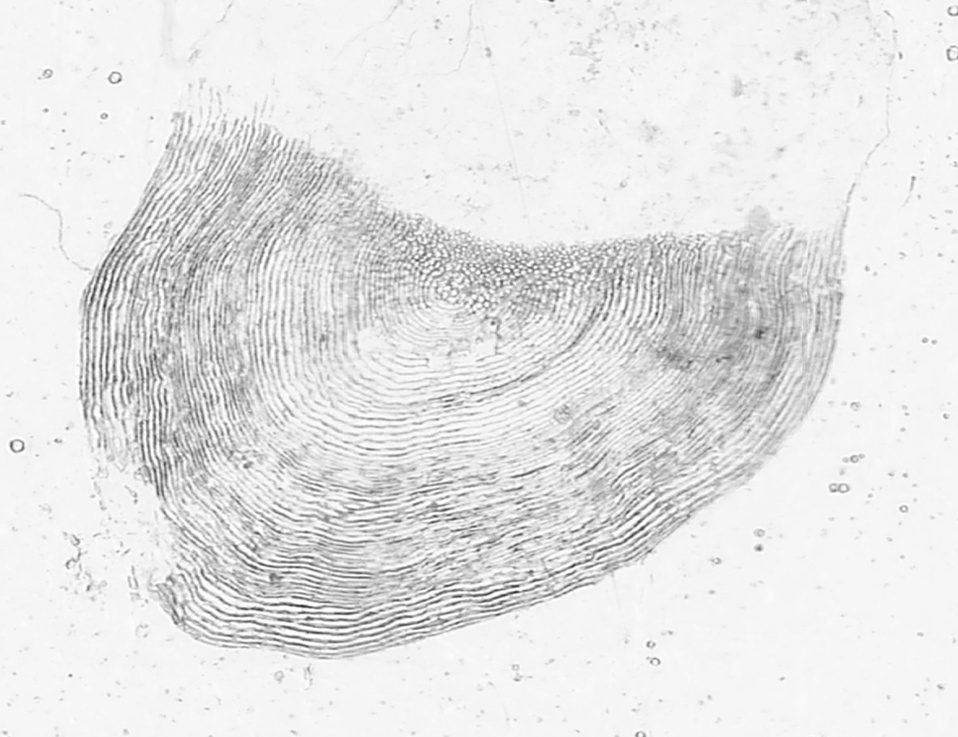
#> input picture dataset/image/raw/uroko20181a4.jpg, 958 x 737 px, shrunk from 2080 x 1600 before the run
$ python data_proc.py ../dataset/image/raw/uroko20181a4.jpg
#> lines starting #> are read from the running program, lines starting #| are printed output that depends on the picture
import glob
import sys,os
from PIL import Image
import numpy as np
import cv2
from natsort import natsorted

def image_cut(file_name,h_split,w_split,count):

#> called with file_name = '../dataset/image/raw/uroko20181a4.jpg', h_split = 13, w_split = 10, count = 1
    img=Image.open(file_name)
#> img is the input picture: PIL image 958x737 L; min 46, max 255, mean 229.4
    box=(0,0,img.width,img.height)
#> box = (0, 0, 958, 737)
    region=img.crop(box)
    subregion=[]

    #Size acquisition for each division
    ds_w=float(img.width)/h_split
#> ds_w = 73.69
    ds_h=float(img.height)/w_split
#> ds_h = 73.7

    for i in range(h_split):
        #Specify the position of both sides of the split
        wmin=int(ds_w*i)
        wmax=int(ds_w*(i+1))
        for j in range(w_split):
            hmin=int(ds_h*j)
            hmax=int(ds_h*(j+1))
            #Create a box with the obtained data
            box=(wmin,hmin,wmax,hmax)
            subregion.append(region.crop(box))
#> after the loop, subregion = 130 items

    path_split=file_name.split("/")
    tmp=path_split[-1].split("-")
    print(tmp[0])
    filename_img=os.path.splitext(os.path.basename(file_name))[0]
    img_dir="../dataset/patching/"+filename_img
    os.makedirs(img_dir,exist_ok=True)
    for num in range(int(h_split*w_split)):
        output_filename=img_dir+"/"+str(count)+"-"+str(num+1)+"-"+tmp[0]
        print(output_filename)
        subregion[num].save(output_filename)
#> this loop made 130 passes
#> pass 1, in image_cut, `subregion[num].save(output_filename)`:
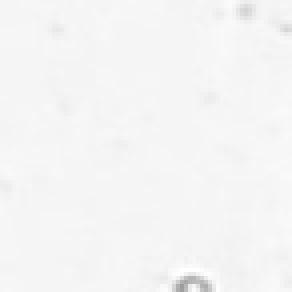
#> saved as 1-1-uroko20181a4.jpg: PIL image 73x73 L (shown 4 times larger); min 156, max 255, mean 244.7
#> pass 2, in image_cut, `subregion[num].save(output_filename)`:
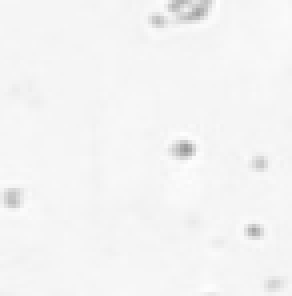
#> saved as 1-2-uroko20181a4.jpg: PIL image 73x74 L (shown 4 times larger); min 151, max 254, mean 244.1

args = sys.argv
file_path=args[1]
print(file_path)
files=glob.glob(file_path+"*")

files=natsorted(files)
np.set_printoptions(threshold=np.inf)

i=1
for file in files:
    print(file)
    image_cut(file,13,10,i)
    i+=1
